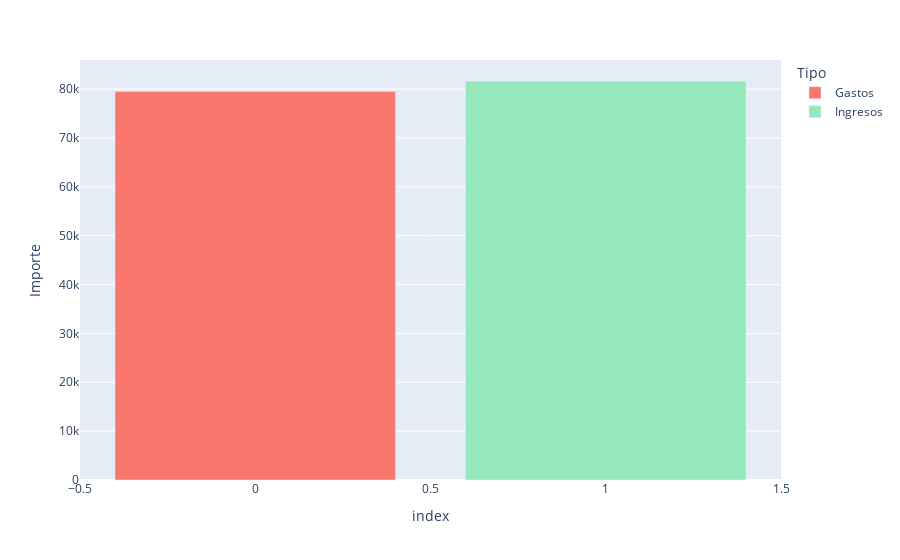

Notebook cell for this chart:
### Code cell
import plotly.express as px
fig = px.bar(df_hogar_total, color = "Tipo", y='Importe', color_discrete_map=color_discrete_map)
fig.show()

### Figure 1 — Plotly figure (JSON) as saved in the notebook; plotly's stock layout.template omitted (floating-point values rounded to 4 significant figures)
{"data": [{"alignmentgroup": "True", "hovertemplate": "Tipo=Gastos<br>index=%{x}<br>Importe=%{y}<extra></extra>", "legendgroup": "Gastos", "marker": {"color": "#F8766B", "pattern": {"shape": ""}}, "name": "Gastos", "offsetgroup": "Gastos", "orientation": "v", "showlegend": true, "textposition": "auto", "type": "bar", "x": [0], "xaxis": "x", "y": [79540.0], "yaxis": "y"}, {"alignmentgroup": "True", "hovertemplate": "Tipo=Ingresos<br>index=%{x}<br>Importe=%{y}<extra></extra>", "legendgroup": "Ingresos", "marker": {"color": "#94E8BB", "pattern": {"shape": ""}}, "name": "Ingresos", "offsetgroup": "Ingresos", "orientation": "v", "showlegend": true, "textposition": "auto", "type": "bar", "x": [1], "xaxis": "x", "y": [81670.0], "yaxis": "y"}], "layout": {"autosize": true, "barmode": "relative", "legend": {"title": {"text": "Tipo"}, "tracegroupgap": 0}, "margin": {"t": 60}, "xaxis": {"anchor": "y", "autorange": true, "domain": [0, 1], "range": [-0.5, 1.5], "title": {"text": "index"}, "type": "linear"}, "yaxis": {"anchor": "x", "autorange": true, "domain": [0, 1], "range": [0, 85960.0], "title": {"text": "Importe"}, "type": "linear"}}}
